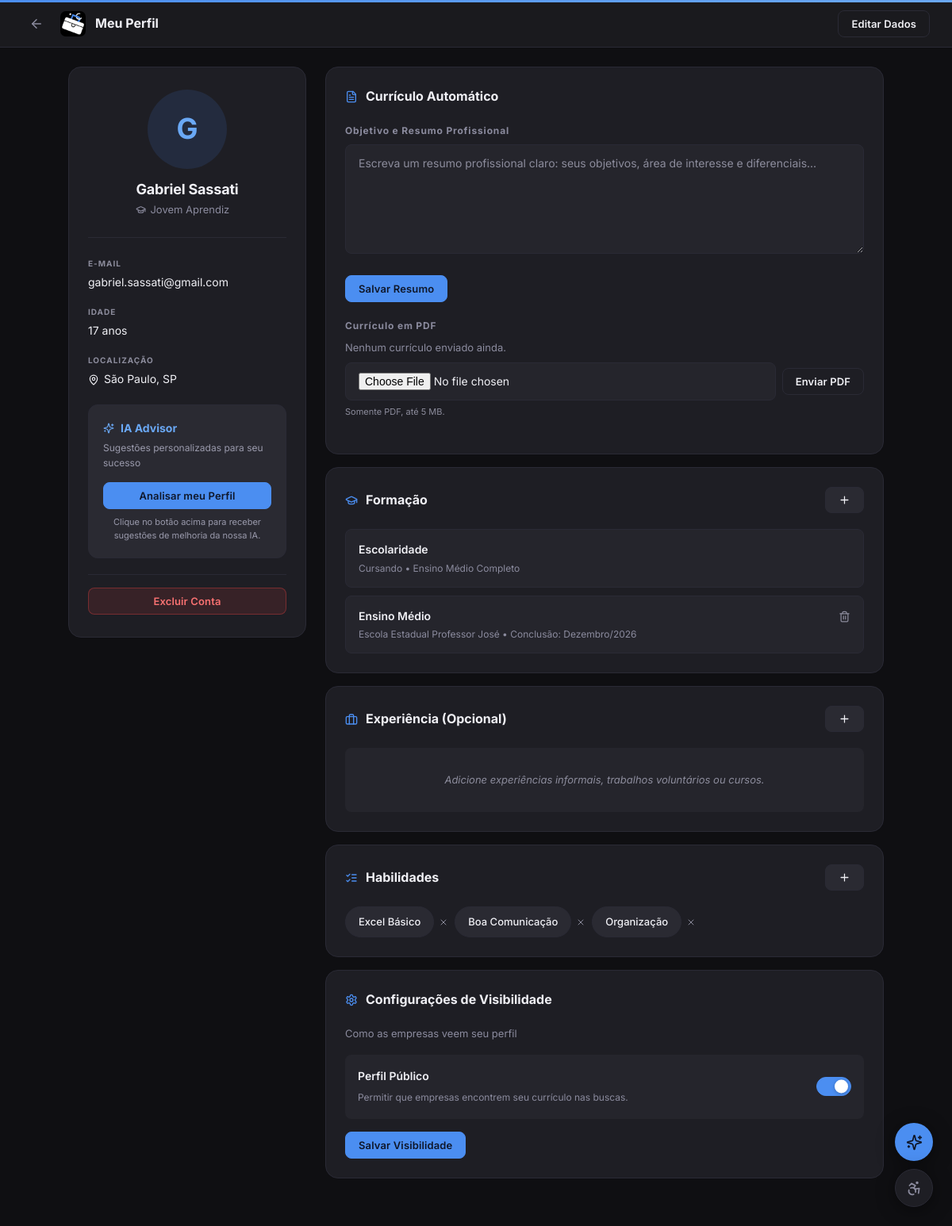
/jovem/perfil.php (signed in), run on the app's committed database.
### tables this page shows
CREATE TABLE `jovens` (
  `id`                  INT(11)      NOT NULL AUTO_INCREMENT,
  `nome`                VARCHAR(100) NOT NULL,
  `email`               VARCHAR(100) NOT NULL,
  `senha`               VARCHAR(255) NOT NULL,
  `cpf`                 VARCHAR(14)  NOT NULL,
  `data_nascimento`     DATE         DEFAULT NULL,
  `cidade`              VARCHAR(100) DEFAULT NULL,
  `estado`              VARCHAR(50)  DEFAULT NULL,
  `cep`                 VARCHAR(9)   DEFAULT NULL,
  `telefone`            VARCHAR(20)  DEFAULT NULL,
   
  `escolaridade_status` ENUM('cursando','completo') NOT NULL DEFAULT 'cursando',
  `escolaridade_tipo`   ENUM('regular','tecnico')   NOT NULL DEFAULT 'regular',
  `escolaridade_curso`  VARCHAR(100) DEFAULT NULL   COMMENT 'Nome do curso técnico, se houver',
  `formacao`            VARCHAR(100) DEFAULT NULL   COMMENT 'Texto legado — usar formacao_jovem para novos registros',
   
  `clt`                 TINYINT(1)   NOT NULL DEFAULT 0 COMMENT '1 = já trabalhou em regime CLT',
  `resumo_profissional` TEXT         DEFAULT NULL,
  `area_interesse`      VARCHAR(100) DEFAULT NULL,
  `perfil_publico`      TINYINT(1)   NOT NULL DEFAULT 1 COMMENT '1 = visível para empresas',
   
  `curriculo`           VARCHAR(255) DEFAULT NULL   COMMENT 'Caminho do PDF gerado',
   
  `ultimo_login`        DATETIME     DEFAULT NULL,
  `criado_em`           TIMESTAMP    NOT NULL DEFAULT CURRENT_TIMESTAMP,
  `atualizado_em`       TIMESTAMP    NOT NULL DEFAULT CURRENT_TIMESTAMP ON UPDATE CURRENT_TIMESTAMP,
  PRIMARY KEY (`id`),
  UNIQUE KEY `uq_email_jovem` (`email`),
  UNIQUE KEY `uq_cpf`         (`cpf`)
);

CREATE TABLE `formacao_jovem` (
  `id`          INT(11)      NOT NULL AUTO_INCREMENT,
  `jovem_id`    INT(11)      NOT NULL,
  `titulo`      VARCHAR(150) NOT NULL  COMMENT 'Ex: Ensino Médio, Técnico em Adm',
  `instituicao` VARCHAR(150) DEFAULT NULL,
  `conclusao`   VARCHAR(20)  DEFAULT NULL  COMMENT 'Ex: Dezembro/2025 ou Em andamento',
  `area`        VARCHAR(100) DEFAULT NULL  COMMENT 'Área do curso técnico',
  PRIMARY KEY (`id`),
  KEY `idx_form_jovem` (`jovem_id`),
  CONSTRAINT `fk_form_jovem`
    FOREIGN KEY (`jovem_id`) REFERENCES `jovens` (`id`) ON DELETE CASCADE
);

CREATE TABLE `habilidades_jovem` (
  `id`         INT(11)     NOT NULL AUTO_INCREMENT,
  `jovem_id`   INT(11)     NOT NULL,
  `habilidade` VARCHAR(80) NOT NULL,
  PRIMARY KEY (`id`),
  KEY `idx_hab_jovem` (`jovem_id`),
  CONSTRAINT `fk_hab_jovem`
    FOREIGN KEY (`jovem_id`) REFERENCES `jovens` (`id`) ON DELETE CASCADE
);

### jovem/perfil.php (the view, shortened to what the rows shown need)
<?php
require_once dirname(__DIR__) . "/includes/config.php";
require_once dirname(__DIR__) . "/includes/formacao.php";
$tem_jovem   = isset($_SESSION['jovem_id']);
if (isset($_GET['id'])) {
    $jovem_id = intval($_GET['id']);
} elseif ($tem_jovem) {
    $jovem_id = intval($_SESSION['jovem_id']);
} else {
    header("Location: ../dashboard/empresa.php");
    exit;
}
$eh_dono    = $tem_jovem && (intval($_SESSION['jovem_id']) === $jovem_id);
$acesso = ['permitido' => false, 'publico' => false, 'candidaturas' => []];
$colunas = $eh_dono
    ? "nome, email, cpf, data_nascimento, cidade, estado, cep,
       escolaridade_status, escolaridade_tipo, escolaridade_curso, formacao,
       resumo_profissional, area_interesse, perfil_publico, curriculo"
    : "nome, cidade, estado,
       escolaridade_status, escolaridade_tipo, escolaridade_curso, formacao,
       resumo_profissional, area_interesse, curriculo"
      . ($acesso['candidaturas'] ? ", email" : "");
$stmt = $conn->prepare(
    "SELECT {$colunas},
            TIMESTAMPDIFF(YEAR, data_nascimento, CURDATE()) AS idade
     FROM   jovens
     WHERE  id = ?
     LIMIT  1"
);
$stmt->bind_param("i", $jovem_id);
$stmt->execute();
$jovem = $stmt->get_result()->fetch_assoc();
$stmt_f = $conn->prepare(
    "SELECT id, titulo, instituicao, conclusao, area
     FROM   formacao_jovem WHERE jovem_id = ? ORDER BY id ASC"
);
$stmt_f->bind_param("i", $jovem_id);
$stmt_f->execute();
$formacoes = $stmt_f->get_result()->fetch_all(MYSQLI_ASSOC);
$stmt_h = $conn->prepare(
    "SELECT id, habilidade FROM habilidades_jovem WHERE jovem_id = ? ORDER BY id ASC"
);
$stmt_h->bind_param("i", $jovem_id);
$stmt_h->execute();
$habilidades = $stmt_h->get_result()->fetch_all(MYSQLI_ASSOC);
$stmt_e = $conn->prepare(
    "SELECT id, titulo, local, periodo, descricao
     FROM   experiencias_jovem WHERE jovem_id = ? ORDER BY id ASC"
);
$stmt_e->bind_param("i", $jovem_id);
$stmt_e->execute();
$experiencias = $stmt_e->get_result()->fetch_all(MYSQLI_ASSOC);
$inicial     = strtoupper(mb_substr($jovem['nome'], 0, 1));
$nome_jovem  = htmlspecialchars($jovem['nome']);
$idade_label = $jovem['idade'] !== null ? intval($jovem['idade']) . ' anos' : '';
$local_parts = array_filter([
    htmlspecialchars($jovem['cidade'] ?? ''),
    htmlspecialchars($jovem['estado'] ?? ''),
]);
$localizacao = implode(', ', $local_parts);
$esc_resumo = jc_formacao_resumo($jovem);
$tem_curriculo = !empty($jovem['curriculo'])
    && is_file(dirname(__DIR__) . '/uploads/curriculos/' . basename($jovem['curriculo']));
$link_curriculo = '../uploads/ver_curriculo.php?id=' . $jovem_id;
?>
<!DOCTYPE html>
<html lang="pt-br" data-theme="dark">
<head>
    <link rel="stylesheet" href="../Assets/css/style.css">
</head>
<body>
<?php if ($eh_dono): ?>
<div class="profile-page">
    <aside class="profile-side">
        <div class="profile-side-avatar">
            <div class="avatar avatar-xl"><?= $inicial ?></div>
            <div id="viewNome">
                <p class="profile-side-name"><?= $nome_jovem ?></p>
                <p class="profile-side-role"><span class="i i-graduation-cap" aria-hidden="true"></span> Jovem Aprendiz</p>
            </div>
        </div>
        <div id="viewDados">
            <div class="profile-info-item">
                <p class="profile-info-label">E-mail</p>
                <p class="profile-info-value"><?= htmlspecialchars($jovem['email']) ?></p>
            </div>
            <div class="profile-info-item">
                <p class="profile-info-label">Idade</p>
                <p class="profile-info-value"><?= $idade_label ?: '—' ?></p>
            </div>
            <div class="profile-info-item">
                <p class="profile-info-label">Localização</p>
                <p class="profile-info-value"><span class="i i-map-pin" aria-hidden="true"></span> <?= $localizacao ?: '—' ?></p>
            </div>
        </div>
        <div class="ia-advisor-card">
            <p class="ia-advisor-title"><span class="i i-sparkles" aria-hidden="true"></span> IA Advisor</p>
            <p class="ia-advisor-sub">Sugestões personalizadas para seu sucesso</p>
            <button type="button" class="btn btn-primary btn-full btn-sm" id="btnAnalisarPerfil">
                Analisar meu Perfil
            </button>
            <p class="text-muted" style="font-size:11px;margin-top:8px;text-align:center;">
                Clique no botão acima para receber sugestões de melhoria da nossa IA.
            </p>
        </div>
        <div style="margin-top:20px;padding-top:16px;border-top:1px solid var(--border);">
            <button type="button" class="btn btn-danger btn-full btn-sm" id="btnExcluir">
                Excluir Conta
            </button>
        </div>
    </aside>
    <main class="profile-main">
        <div class="profile-section fade-up">
            <div class="profile-section-head">
                <h2 class="profile-section-title"><span class="i i-file-text" aria-hidden="true"></span> Currículo Automático</h2>
            </div>
            <div class="form-group">
                <label class="form-label" for="perfilResumo">Objetivo e Resumo Profissional</label>
                <textarea name="resumo_profissional" id="perfilResumo" class="form-control" form="formPerfil"
                          rows="5"
                          placeholder="Escreva um resumo profissional claro: seus objetivos, área de interesse e diferenciais..."
                          ><?= htmlspecialchars($jovem['resumo_profissional'] ?? '') ?></textarea>
            </div>
            <button type="submit" form="formPerfil" class="btn btn-primary btn-sm">Salvar Resumo</button>
            <div class="form-group" id="curriculo" style="margin-top:20px;">
                <label class="form-label" for="perfilCurriculo">Currículo em PDF</label>
                <p class="text-secondary" style="font-size:13px;margin-bottom:8px;">
                    <?php if ($tem_curriculo): ?>
                        <span class="i i-check-circle" aria-hidden="true"></span> Currículo enviado.
                        <a href="<?= $link_curriculo ?>" target="_blank" rel="noopener">Ver PDF</a>
                        — envie outro arquivo para substituir.
                    <?php else: ?>
                        Nenhum currículo enviado ainda.
                    <?php endif; ?>
                </p>
                <form method="POST" action="../uploads/curriculos.php" enctype="multipart/form-data"
                      style="display:flex;gap:8px;flex-wrap:wrap;align-items:center;"
                      data-envio-unico="Enviando PDF...">
                    <input type="file" name="curriculo" id="perfilCurriculo" accept="application/pdf,.pdf" required
                           aria-describedby="perfilCurriculoAjuda"
                           class="form-control" style="flex:1;min-width:200px;">
                    <button type="submit" class="btn btn-secondary btn-sm">Enviar PDF</button>
                </form>
                <p class="text-muted" id="perfilCurriculoAjuda" style="font-size:11px;margin-top:6px;">Somente PDF, até 5 MB.</p>
            </div>
        </div>
        <div class="profile-section fade-up" id="formacao">
            <div class="profile-section-head">
                <h2 class="profile-section-title"><span class="i i-graduation-cap" aria-hidden="true"></span> Formação</h2>
                <button type="button" class="btn btn-ghost btn-sm"
                        onclick="toggleAddForm('addFormacaoForm', this)"
                        title="Adicionar formação" aria-label="Adicionar formação"
                        aria-expanded="false" aria-controls="addFormacaoForm"><span class="i i-plus" aria-hidden="true"></span></button>
            </div>
            <div class="edu-item">
                <div>
                    <p class="edu-title">Escolaridade</p>
                    <p class="edu-sub"><?= htmlspecialchars($esc_resumo) ?></p>
                </div>
            </div>
            <?php if (!empty($formacoes)): ?>
                <?php foreach ($formacoes as $f): ?>
                <div class="edu-item">
                    <div>
                        <p class="edu-title"><?= htmlspecialchars($f['titulo']) ?></p>
                        <p class="edu-sub"><?= jc_formacao_detalhe($f) ?></p>
                    </div>
                    <form method="POST" action="perfil.php" style="display:inline;">
                        <button type="submit" class="edu-delete" title="Remover formação"
                                aria-label="Remover formação: <?= htmlspecialchars($f['titulo']) ?>"><span class="i i-trash" aria-hidden="true"></span></button>
                    </form>
                </div>
                <?php endforeach; ?>
            <?php else: ?>
                <div class="empty-state">Nenhuma formação adicionada ainda.</div>
            <?php endif; ?>
        </div>
        <div class="profile-section fade-up" id="experiencias">
            <div class="profile-section-head">
                <h2 class="profile-section-title"><span class="i i-briefcase" aria-hidden="true"></span> Experiência (Opcional)</h2>
                <button type="button" class="btn btn-ghost btn-sm"
                        onclick="toggleAddForm('addExpForm', this)"
                        title="Adicionar experiência" aria-label="Adicionar experiência"
                        aria-expanded="false" aria-controls="addExpForm"><span class="i i-plus" aria-hidden="true"></span></button>
            </div>
            <?php if (!empty($experiencias)): ?>
                <?php foreach ($experiencias as $e): ?>
                <div class="edu-item">
                    <div>
                        <p class="edu-title"><?= htmlspecialchars($e['titulo']) ?></p>
                        <p class="edu-sub">
                            <?= htmlspecialchars($e['local'] ?? '') ?>
                            <?= !empty($e['periodo']) ? ' • ' . htmlspecialchars($e['periodo']) : '' ?>
                        </p>
                    </div>
                    <form method="POST" action="perfil.php" style="display:inline;">
                        <input type="hidden" name="action" value="del_experiencia">
    <?= csrf_field() ?>
                        <input type="hidden" name="exp_id" value="<?= intval($e['id']) ?>">
                        <button type="submit" class="edu-delete" title="Remover experiência"
                                aria-label="Remover experiência: <?= htmlspecialchars($e['titulo']) ?>"><span class="i i-trash" aria-hidden="true"></span></button>
                    </form>
                </div>
                <?php endforeach; ?>
            <?php else: ?>
                <div class="empty-state">
                    Adicione experiências informais, trabalhos voluntários ou cursos.
                </div>
            <?php endif; ?>
        </div>
        <div class="profile-section fade-up" id="habilidades">
            <div class="profile-section-head">
                <h2 class="profile-section-title"><span class="i i-list-checks" aria-hidden="true"></span> Habilidades</h2>
                <button type="button" class="btn btn-ghost btn-sm"
                        onclick="toggleAddForm('addHabForm', this)"
                        title="Adicionar habilidade" aria-label="Adicionar habilidade"
                        aria-expanded="false" aria-controls="addHabForm"><span class="i i-plus" aria-hidden="true"></span></button>
            </div>
            <div class="skills-wrap">
                <?php if (!empty($habilidades)): ?>
                    <?php foreach ($habilidades as $h): ?>
                    <div style="display:flex;align-items:center;gap:6px;">
                        <span class="skill-chip"><?= htmlspecialchars($h['habilidade']) ?></span>
                        <form method="POST" action="perfil.php" style="display:inline;">
                            <button type="submit"
                                    class="text-muted"
                                    style="font-size:12px;background:none;border:none;cursor:pointer;"
                                    title="Remover habilidade"
                                    aria-label="Remover habilidade: <?= htmlspecialchars($h['habilidade']) ?>"><span class="i i-x" aria-hidden="true"></span></button>
                        </form>
                    </div>
                    <?php endforeach; ?>
                <?php else: ?>
                    <span class="text-muted" style="font-size:13px;">
                        Nenhuma habilidade adicionada ainda.
                    </span>
                <?php endif; ?>
            </div>
        </div>
        <div class="profile-section fade-up">
            <div class="profile-section-head">
                <h2 class="profile-section-title"><span class="i i-settings" aria-hidden="true"></span> Configurações de Visibilidade</h2>
            </div>
            <p class="text-secondary" style="font-size:13px;margin-bottom:16px;">
                Como as empresas veem seu perfil
            </p>
            <div class="visibility-toggle-item">
                <div class="vt-text">
                    <strong>Perfil Público</strong>
                    <span>Permitir que empresas encontrem seu currículo nas buscas.</span>
                </div>
                <label class="toggle">
                    <span class="toggle-track"></span>
                </label>
            </div>
            <div style="margin-top:16px;">
                <button type="submit" form="formPerfil" class="btn btn-primary btn-sm">Salvar Visibilidade</button>
            </div>
        </div>
    </main>
</div>
<?php endif; ?>
</body>
</html>

### data on the page
jovens: nome "G", nome "Gabriel Sassati", email "gabriel.sassati@gmail.com", cidade+estado "São Paulo, SP", esc_resumo "Cursando • Ensino Médio Completo"
formacao_jovem: titulo "Ensino Médio", f "Escola Estadual Professor José • Conclusão: Dezembro/2026"
habilidades_jovem: habilidade "Excel Básico"
habilidades_jovem: habilidade "Boa Comunicação"
habilidades_jovem: habilidade "Organização"

### other printed values
$idade_label ?: '—' "17 anos"
